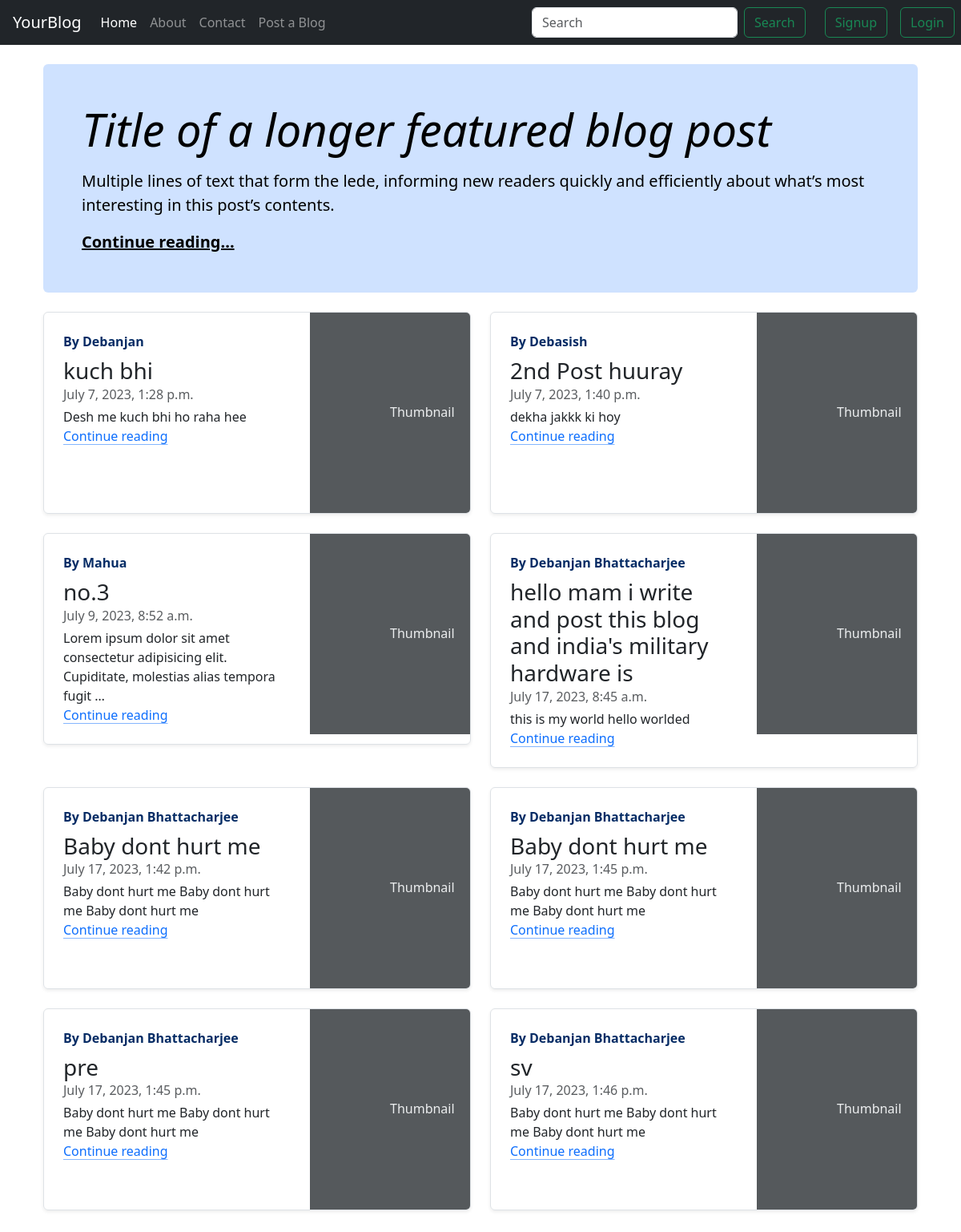
The page / on the database its author committed.
### blog/models.py (models this page shows, shortened)
class Post(models.Model):
    SIno=models.AutoField(primary_key=True)# automatically complete fields
    Author=models.CharField(max_length=50)
    Email=models.CharField(max_length=30)
    Title=models.CharField(max_length=70)
    slug=models.CharField(max_length=150)
    Content=models.TextField()
    time= models.DateTimeField(default=now)

### blog/views.py (the view)
# urls.py: path("", views.blogHome,name="Home"),
def blogHome(request):
     allPosts=Post.objects.all().order_by('time') #allPosts gets all the objects from Database
     context={'allPosts':allPosts} # context is a way of making a dictionary ('allPosts') of allPost . Now, we can use 'allPosts' in .html file to fetch dynamically.
     return render(request,'blog/home.html',context)

### templates/blog/home.html (shortened to what this page needs)
{% extends 'base.html' %}
{% block HomeA %} active {% endblock HomeA %}
{% block body %}
<div class="container">
  <main class="container my-4">
    <div class="p-4 p-md-5 mb-4 rounded text-body-emphasis bg-primary-subtle text-body-primary w-100">
      <div class="col-lg-26 px-0">
        <h1 class="display-4 fst-italic">Title of a longer featured blog post</h1>
        <p class="lead my-3">Multiple lines of text that form the lede, informing new readers quickly and efficiently about what’s most interesting in this post’s contents.</p>
        <p class="lead mb-0"><a href="#" class="text-body-emphasis fw-bold">Continue reading...</a></p>
      </div>
    </div>
    <div class="row mb-2 d-flex flex-row">
      {% for allpost in allPosts%}
      <div class="col-md-6">
        <div class="row g-0 border rounded overflow-hidden mb-4 shadow-sm h-md-250 position-relative w-100">
          <div class="col p-4 position-static">
            <strong class="d-inline-block mb-2 text-primary-emphasis">By {{allpost.Author}}</strong>
            <h3 class="mb-0">{{allpost.Title}}</h3>
            <div class="mb-1 text-body-secondary">{{allpost.time}}</div>
            <p class="card-text mb-auto">{{allpost.Content | truncatechars:100}}</p>
            <a href="/blog/{{allpost.slug}}" class="icon-link gap-1 icon-link-hover stretched-link">
              Continue reading
              <svg class="bi"><use xlink:href="#chevron-right"></use></svg>
            </a>
          </div>
          <div class="col-auto d-none d-lg-block">
            <svg class="bd-placeholder-img" width="200" height="250" xmlns="http://www.w3.org/2000/svg" role="img" aria-label="Placeholder: Thumbnail" preserveAspectRatio="xMidYMid slice" focusable="false"><title>Placeholder</title><rect width="100%" height="100%" fill="#55595c"></rect><text x="50%" y="50%" fill="#eceeef" dy=".3em">Thumbnail</text></svg>
          </div>
        </div>
      </div>
      {% endfor %}
    </div>
    </main>
    </div>
{% endblock body %}

### templates/base.html (shortened to what this page needs)
{% load static %}
<!doctype html>
<html lang="en">
  <head>
    <link rel="stylesheet" href="https://stackpath.bootstrapcdn.com/bootstrap/4.5.2/css/bootstrap.min.css">
    <link rel="stylesheet" href="{% static 'blog.css' %}">
  </head>
  <body>
    <nav class="navbar navbar-expand-lg navbar-dark bg-dark">
        <a class="navbar-brand ml-3" href="/">YourBlog</a>
        <class class="collapse navbar-collapse" id="navbarSupportedContent">
          <ul class="navbar-nav mr-auto">
            <li class="nav-item {% block HomeA %}  {% endblock HomeA %}">
              <a class="nav-link" href="/">Home <span class="sr-only">(current)</span></a>
            </li>
            <li class="nav-item {% block AboutA %}  {% endblock AboutA %}">
              <a class="nav-link" href="/about">About</a>
            </li>
            <li class="nav-item {% block ContactA %}  {% endblock ContactA %}">
              <a class="nav-link" href="/contact">Contact</a>
            </li>
            <li class="nav-item {% block BlogA %}  {% endblock BlogA %}">
              <a class="nav-link" href="/postBlog">Post a Blog</a>
            </li>
          </ul>
          <form method="get" action="/search" class="d-flex mx-3">
            <input class="form-control mr-sm-2" type="search" placeholder="Search" aria-label="Search" name="query" id="query">
            <button class="btn btn-outline-success my-2 my-sm-0" type="submit">Search</button>
          </form>
          {% if user.is_authenticated %}
          <button class="btn btn-outline-success my-2 my-sm-0 mx-2" type="button"> <b>{{user.username}}</b> </button>
          <a href="/logout" button class="btn btn-outline-success my-2 my-sm-0 mx-2" type="submit"><b>Logout</b></a>
          </class>
          {% else %}
          <form action="/register/" method="post">{% csrf_token %}
            <div class="signup mx-2">
                      <button type="button" class="btn btn-outline-success" data-bs-toggle="modal" data-bs-target="#Signup">
                        Signup
                      </button>
                      </div>
          </form>
          <a href="/login" button class="btn btn-outline-success my-2 my-sm-0 mx-2" type="button">Login</a>
          {% endif %}
      </nav>
      {% block body %}  {% endblock body %}
    <link href="https://cdn.jsdelivr.net/npm/bootstrap@5.3.0/dist/css/bootstrap.min.css" rel="stylesheet">
  </body>
</html>

### static/blog.css (style rules this page uses)
body { background-color: lightblue; font-family: verdana; }
.container { width: min-content; }
h1 { color: red; }

### rows shown on the page
Post: Author "Debanjan", Title "kuch bhi", time "July 7, 2023, 1:28 p.m.", Content "Desh me kuch bhi ho raha hee"
Post: Author "Debasish", Title "2nd Post huuray", time "July 7, 2023, 1:40 p.m.", Content "dekha jakkk ki hoy"
Post: Author "Mahua", Title "no.3", time "July 9, 2023, 8:52 a.m.", Content "Lorem ipsum dolor sit amet consectetur adipisicing elit. Cupiditate, molestias alias tempora fugit …"
Post: Author "Debanjan Bhattacharjee", Title "hello mam i write and post this blog and india's military hardware is", time "July 17, 2023, 8:45 a.m.", Content "this is my world hello worlded"
Post: Author "Debanjan Bhattacharjee", Title "Baby dont hurt me", time "July 17, 2023, 1:42 p.m.", Content "Baby dont hurt me Baby dont hurt me Baby dont hurt me"
Post: Author "Debanjan Bhattacharjee", Title "Baby dont hurt me", time "July 17, 2023, 1:45 p.m.", Content "Baby dont hurt me Baby dont hurt me Baby dont hurt me"
Post: Author "Debanjan Bhattacharjee", Title "pre", time "July 17, 2023, 1:45 p.m.", Content "Baby dont hurt me Baby dont hurt me Baby dont hurt me"
Post: Author "Debanjan Bhattacharjee", Title "sv", time "July 17, 2023, 1:46 p.m.", Content "Baby dont hurt me Baby dont hurt me Baby dont hurt me"
